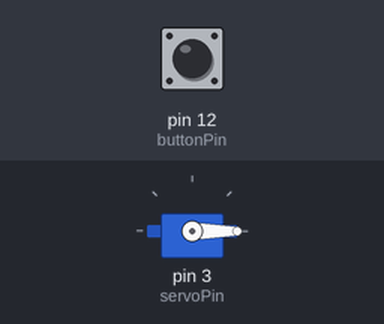
A sketch run on a simulated Arduino Uno, built with avr-gcc and run on an emulated ATmega328P. Parts: servo. Inputs (shaded band) come from the test bench; at power-on: pin 12 (buttonPin) HIGH.

Above: at 2.2 s.
2.3 s: pin 12 (buttonPin) pulled LOW for 0.15 s
At 2.7 s:
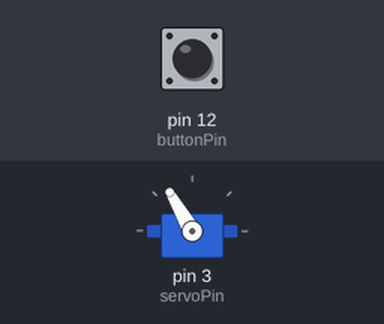
Timing chart, 0 to 5.3 s (numbered marks = the images above; inputs shaded):
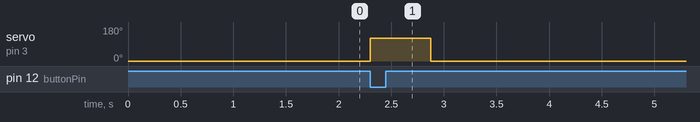

The sketch:

ccatmega.ino
```cpp
#include <Servo.h>

unsigned long startMillis;
unsigned long currentMillis;
const long period = 14400000;

#define servoPin 3
#define buttonPin 12

Servo myservo;

void setup() {
  myservo.attach(servoPin);
  pinMode(buttonPin, INPUT);
  digitalWrite(buttonPin, HIGH);
  myservo.write(0);
  delay(1000);
  myservo.detach();
  startMillis = millis();  //initial start time

}

void loop() {
  int buttonVal = digitalRead(buttonPin);
  currentMillis = millis();
  if (currentMillis - startMillis <= period){
   if(buttonVal == LOW) {
    myservo.attach(servoPin);
    myservo.write(120);
    delay(575);
    myservo.write(0);
    delay(5000);
    myservo.detach();
   }
   else if (currentMillis - startMillis == period){
    currentMillis = millis();
    myservo.attach(servoPin);
    myservo.write(240);
    delay(575);
    myservo.write(0);
    delay(1500);
    myservo.detach();
    startMillis = currentMillis;

   }
    }
  }
```

Measured:
- after the input at 2.3 s, servo on pin 3 (servoPin): 0° → 120° at once, → 0° 0.58 s later
